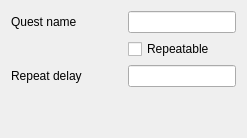
          <widget class="QWidget" name="pageQuest">
           <layout class="QVBoxLayout" name="verticalLayout_6">
            <item>
             <layout class="QGridLayout" name="gridLayout_4">
              <item row="0" column="2">
               <spacer name="horizontalSpacer_4">
                <property name="orientation">
                 <enum>Qt::Horizontal</enum>
                </property>
                <property name="sizeHint" stdset="0">
                 <size>
                  <width>40</width>
                  <height>20</height>
                 </size>
                </property>
               </spacer>
              </item>
              <item row="0" column="1">
               <widget class="QLabel" name="label_2">
                <property name="text">
                 <string>Quest name</string>
                </property>
               </widget>
              </item>
              <item row="0" column="3">
               <widget class="QLineEdit" name="interface_element_quest_name"/>
              </item>
              <item row="1" column="3">
               <widget class="QCheckBox" name="interface_element_quest_repeat">
                <property name="text">
                 <string>Repeatable</string>
                </property>
               </widget>
              </item>
              <item row="2" column="1">
               <widget class="QLabel" name="label_46">
                <property name="text">
                 <string>Repeat delay</string>
                </property>
               </widget>
              </item>
              <item row="2" column="3">
               <widget class="QLineEdit" name="interface_element_quest_repeat_delay"/>
              </item>
             </layout>
            </item>
            <item>
             <spacer name="verticalSpacer_3">
              <property name="orientation">
               <enum>Qt::Vertical</enum>
              </property>
              <property name="sizeHint" stdset="0">
               <size>
                <width>20</width>
                <height>40</height>
               </size>
              </property>
             </spacer>
            </item>
           </layout>
          </widget>
